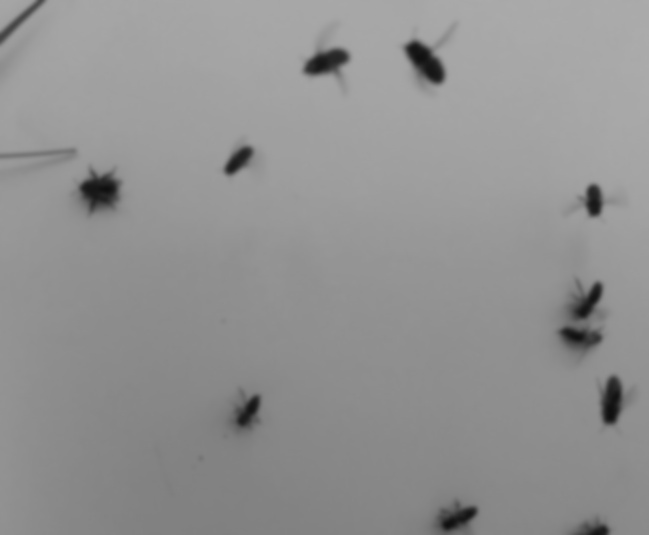
#> input picture inf250/assignment1/bie_threshold.jpeg, 649 x 535 px
$ jupyter execute 'Otsu thresholding.ipynb'   (shell and % lines are left out)   (older library calls are emulated)
#> lines starting #> are read from the running program, lines starting #| are printed output that depends on the picture; after the words box and inside, x2 and y2 are one past the last pixel; in counts of white or black regions, pixels touching at a corner belong together
#> in test_example, img is the input picture: shape (535, 649, 3); min 15, max 172, mean 146.3
### inf250/assignment1/otsu.py
# -*- coding: utf-8 -*-

"""
OTSU thresholding
Coursework as part of INF250 at NMBU (Autumn 2017).

Based on the provided skeleton by Yngve Mardal Moe
"""

__author__ = "Jon Nordby"
__email__ = "jonord@nmbu.no"

import numpy as np
import scipy.misc
import math

def to_grayscale(image):
  shape = np.shape(image)
  if len(shape) == 3:
    # sRGB image, convert to luminance (Y)
    srgb = np.array((0.2126, 0.7152, 0.0722))
    image = (image * srgb).sum(axis=-1)
  elif len(shape) > 3:
    raise ValueError('Must be at 2D image')
  return image

def threshold(image, th=None):
    """Returns a binarised version of given image, thresholded at given value.

    Binarises the image using a global threshold `th`. Uses Otsu's method
    to find optimal thrshold value if the threshold variable is None. The
    returned image will be in the form of an 8-bit unsigned integer array
    with 255 as white and 0 as black.

    Parameters:
    -----------
    image : np.ndarray
        Image to binarise. If this image is a colour image then the last
        dimension will be the colour value (as RGB values).
    th : numeric
        Threshold value. Uses Otsu's method if this variable is None.

    Returns:
    --------
    binarised : np.ndarray(dtype=np.uint8)
        Image where all pixel values are either 0 or 255.
    """
    # Setup
    shape = np.shape(image)
#> shape = (535, 649, 3)
    image = image = to_grayscale(image)

    if th is None:
        th = find_threshold(image)

    # Apply thresholding
    binarised = np.where(image > th, 255, 0)

#   Note: above is equivalent to looping over manually, just much faster
#    binarised = np.zeros([shape[0], shape[1]], dtype=np.uint8)
#    for (x, y), value in np.ndenumerate(image):
#      binarised[x][y] = 255 if value > th else 0

    return binarised


def histogram(image):
    """Returns the image histogram with 256 bins.
    """
    # Setup
    shape = np.shape(image)
#> shape = (535, 649)

    if len(shape) != 2:
        raise ValueError('Must be a 2D image')

    histogram, _ = np.histogram(image, bins=256, range=(0, 255))
#> histogram = 256 values, max 14721 at index 143, min 0 at index 0, mean 1356.3

# [5 lines of commented-out code are left out]

    return histogram


def find_threshold(image):
    """Finds the optimal thresholdvalue of given image using Otsu's method.
    """

    image = to_grayscale(image)

    hist = histogram(image)
#> hist has the same summary as histogram in histogram

    # Find threshold by maximizing between-class variance
    # This gives same result as minimizing within-class variance,
    # but with fewer calculations

    # Precompute cumulative number of histogram entries, and the weighted-sum
    # Allows quick lookup when going through the possible thresholds
    total_pixels = image.size
#> total_pixels = 347215
    cumsum = np.cumsum(hist)
#> cumsum = 256 values from 0 to 347215
    cumvalues = np.cumsum(np.arange(256) * hist)
#> cumvalues = 256 values from 0 to 50788117
    total_values = cumvalues[255]
#> total_values = 50788117

    # background class (_b) has pixel values {0,t}
    # foreground class (_f) has pixel values {t,255}
    def between_class_variance(t):
#> called with t = 0
      weight_b = cumsum[t]
#> weight_b = 0
      weight_f = total_pixels - weight_b
#> weight_f = 347215

      if weight_b == 0 or weight_f == 0:
        # no pixel values in class, avoid division-by-zero
        return -math.inf

      s = cumvalues[t]
      mean_b = s / weight_b
      mean_f = (total_values - s) / weight_f

      between = weight_b * weight_f * (mean_b - mean_f)**2
      return between

    # Calculate between-class-variance for possible thresholds
    scores = list(between_class_variance(t) for t in range(256))
#> scores = 256 items, first 6: -inf, -inf, -inf, -inf, -inf, -inf

    # Chose threshold which maximises between-class-variance
    th = max(range(256), key=lambda t: scores[t])
#> th = 104

    return th

# [10 lines left out: function test, not called in this run]

# [2 lines that do not run on import are left out]

### inf250/assignment1/Otsu thresholding.ipynb
[cell 1]


# Supress nosiy deprecation warning from inside matplotlib
import warnings
warnings.filterwarnings('ignore')

import matplotlib.pyplot as plt
import scipy.misc

[cell 2]
import otsu

def plot_inout(input_image, output_image):
    fig = plt.figure(figsize=(15, 8))

    input = fig.add_subplot(221)
    input.imshow(input_image, cmap='gray')
    input_hist = fig.add_subplot(223)
    input_hist.hist(input_image.flatten(), bins=256, range=(0, 256), normed=True)

    output = fig.add_subplot(222)
    output.imshow(output_image, cmap='gray')
    output_hist = fig.add_subplot(224)
    output_hist.hist(output_image.flatten(), bins=256, range=(0, 256), normed=True)
    return fig

def test_example():
    p = 'bie_threshold.jpeg'
    #p = 'a1.jpg'
    img = scipy.misc.imread(p)
    binary = otsu.threshold(img, None)
#> in threshold, `binarised = np.where(image > th, 255, 0)`:
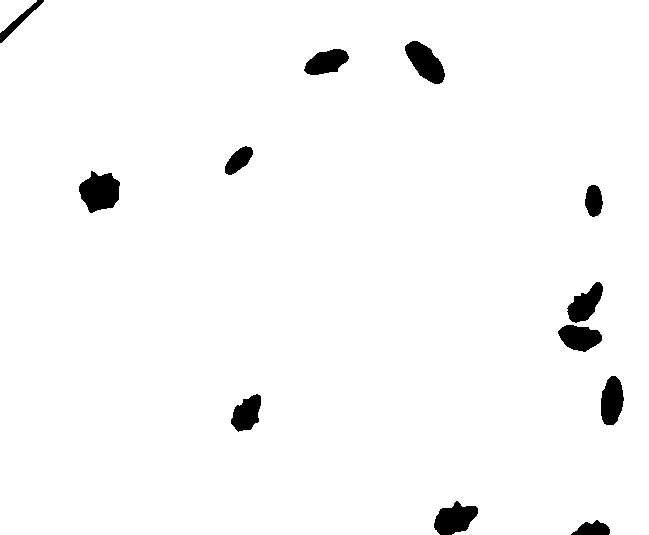
#> binarised: shape (535, 649) int64; 97.4% white; 12 black regions, largest, box (x1, y1, x2, y2) and area: (79, 171, 120, 213) 1200, (405, 41, 445, 84) 998, (434, 501, 478, 535) 978
    images = plot_inout(img, binary)
    images.show()
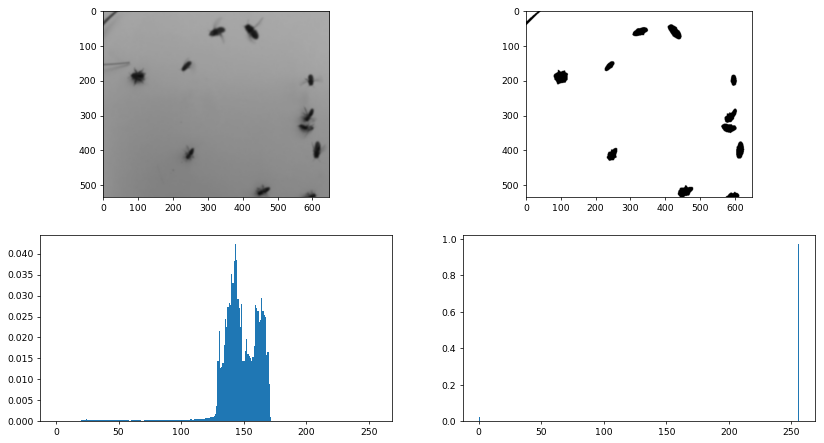
#> figure drawn by matplotlib, 4 panels; panel 2: tallest bar 0.0424 high, from x = 143 to 144; panel 4: tallest bar 0.974 high, from x = 255 to 256

    return None

test_example()
